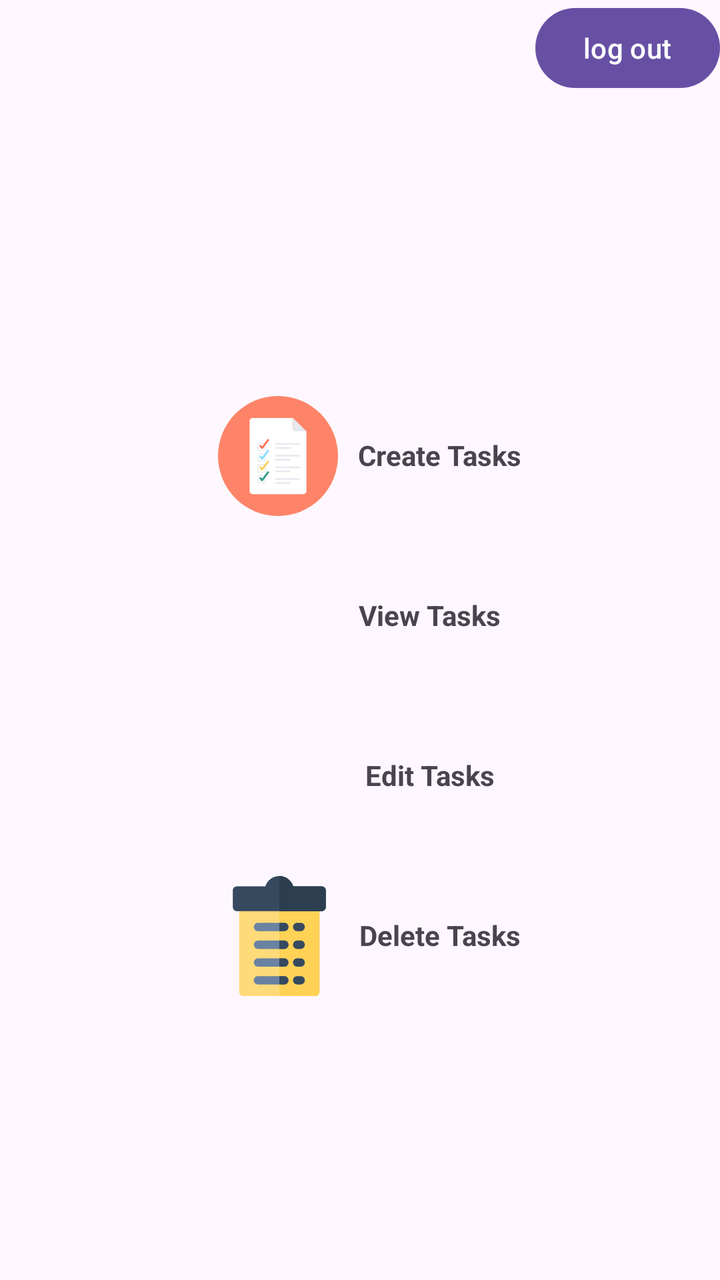
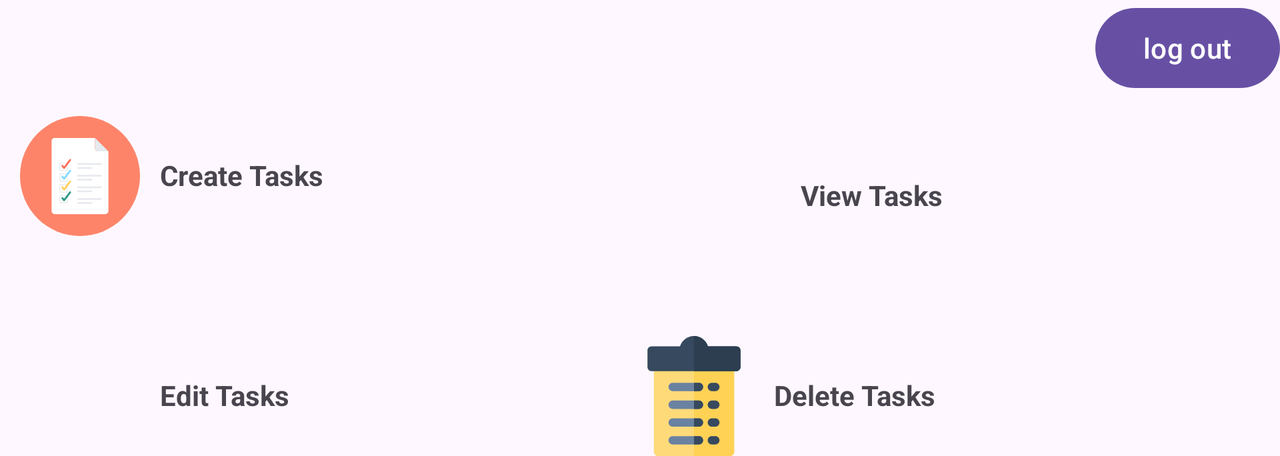

Two renders of one Android screen. The first uses the default layout on a phone; the second uses the alternative layout the repository ships for a different screen configuration, on a matching device. The two XML files are below.
<!-- AndroidManifest.xml: application theme Theme.Task_Master -->
<!-- res/layout/activity_home.xml -->
<?xml version="1.0" encoding="utf-8"?>
<LinearLayout xmlns:android="http://schemas.android.com/apk/res/android"
    xmlns:app="http://schemas.android.com/apk/res-auto"
    xmlns:tools="http://schemas.android.com/tools"
    android:id="@+id/main"
    android:layout_width="match_parent"
    android:layout_height="match_parent"
    android:orientation="vertical"
    tools:context=".Home"
    >

    <Button
        android:id="@+id/btnLogout"
        android:layout_width="wrap_content"
        android:layout_height="wrap_content"
        android:layout_gravity="end"
        android:text="@string/log_out" />

    <LinearLayout
        android:layout_width="wrap_content"
        android:layout_height="wrap_content"
        android:layout_gravity="center"
        android:layout_marginTop="150dp"
        >
        <ImageView
            android:id="@+id/ivCreateTask"
            android:layout_width="60dp"
            android:layout_height="60dp"
            android:layout_marginLeft="10dp"
            app:srcCompat="@drawable/ic_create_tasks" />

        <TextView
            android:id="@+id/tvCreateTask"
            android:layout_width="wrap_content"
            android:layout_height="wrap_content"
            android:layout_marginLeft="10dp"
            android:layout_marginTop="20dp"
            android:textStyle="bold"
            android:text="@string/create_tasks" />

    </LinearLayout>

    <LinearLayout
        android:layout_width="wrap_content"
        android:layout_height="wrap_content"
        android:layout_gravity="center"
        android:layout_marginTop="20dp">

        <ImageView
            android:id="@+id/ivViewTask"
            android:layout_width="60dp"
            android:layout_height="60dp"
            app:srcCompat="@drawable/ic_view_tasks" />

        <TextView
            android:id="@+id/tvViewTask"
            android:layout_width="wrap_content"
            android:layout_height="wrap_content"
            android:layout_marginLeft="10dp"
            android:layout_marginTop="20dp"
            android:textStyle="bold"
            android:text="@string/view_tasks" />

    </LinearLayout>


    <LinearLayout
        android:layout_width="wrap_content"
        android:layout_height="wrap_content"
        android:layout_gravity="center"
        android:layout_marginTop="20dp">

        <ImageView
            android:id="@+id/ivEditTask"
            android:layout_width="60dp"
            android:layout_height="60dp"
            android:src="@drawable/ic_edit_tasks"
            />

        <TextView
            android:id="@+id/tvEditTask"
            android:layout_width="wrap_content"
            android:layout_height="wrap_content"
            android:layout_marginLeft="10dp"
            android:layout_marginTop="20dp"
            android:textStyle="bold"
            android:text="@string/edit_tasks" />

    </LinearLayout>

    <LinearLayout
        android:layout_width="wrap_content"
        android:layout_height="wrap_content"
        android:layout_gravity="center"
        android:layout_marginTop="20dp">

        <ImageView
            android:id="@+id/ivDeleteTask"
            android:layout_width="60dp"
            android:layout_height="60dp"
            android:layout_marginLeft="10dp"
            app:srcCompat="@drawable/ic_delete_tasks" />

        <TextView
            android:id="@+id/tvDeleteTask"
            android:layout_width="wrap_content"
            android:layout_height="wrap_content"
            android:layout_marginLeft="10dp"
            android:layout_marginTop="20dp"
            android:textStyle="bold"
            android:text="Delete Tasks" />

    </LinearLayout>



</LinearLayout>
<!-- resources referenced by this layout -->
<resources>
  <!-- drawable ic_create_tasks: vector/xml drawable (drawable, 3453 chars, omitted) -->
  <!-- drawable ic_delete_tasks: vector/xml drawable (drawable, 3536 chars, omitted) -->
  <string name="create_tasks">Create Tasks</string>
  <string name="edit_tasks">Edit Tasks</string>
  <string name="log_out">log out</string>
  <string name="view_tasks">View Tasks</string>
  <style name="Theme.Task_Master" parent="Base.Theme.Task_Master" />
  <style name="Base.Theme.Task_Master" parent="Theme.Material3.DayNight.NoActionBar">
          
          
      </style>
</resources>
<!-- res/layout-land/activity_home.xml (the repository's variant of the layout above) -->
<!-- drawn on the phone turned sideways -->
<?xml version="1.0" encoding="utf-8"?>
<LinearLayout xmlns:android="http://schemas.android.com/apk/res/android"
    xmlns:app="http://schemas.android.com/apk/res-auto"
    xmlns:tools="http://schemas.android.com/tools"
    android:id="@+id/main"
    android:layout_width="match_parent"
    android:layout_height="wrap_content"
    android:orientation="vertical"
    tools:context=".Home">

    <Button
        android:id="@+id/btnLogout"
        android:layout_width="wrap_content"
        android:layout_height="wrap_content"
        android:layout_gravity="end"
        android:text="@string/log_out" />


    <LinearLayout
        android:layout_width="match_parent"
        android:layout_height="wrap_content"
        android:layout_gravity="center"
        android:orientation="horizontal"
        >

        <LinearLayout
            android:layout_width="wrap_content"
            android:layout_marginTop="10dp"
            android:layout_height="wrap_content"
            android:layout_weight="1"
            >

            <ImageView
                android:id="@+id/ivCreateTask"
                android:layout_width="60dp"
                android:layout_height="60dp"
                android:layout_marginLeft="10dp"
                app:srcCompat="@drawable/ic_create_tasks" />

            <TextView
                android:id="@+id/tvCreateTask"
                android:layout_width="wrap_content"
                android:layout_height="wrap_content"
                android:layout_marginLeft="10dp"
                android:layout_marginTop="20dp"
                android:textStyle="bold"
                android:text="Create Tasks" />

        </LinearLayout>


        <LinearLayout
            android:layout_width="wrap_content"
            android:layout_height="wrap_content"
            android:layout_marginTop="20dp"
            android:layout_weight="1"
            >

            <ImageView
                android:id="@+id/ivViewTask"
                android:layout_width="60dp"
                android:layout_height="60dp"
                app:srcCompat="@drawable/ic_view_tasks" />

            <TextView
                android:id="@+id/tvViewTask"
                android:layout_width="wrap_content"
                android:layout_height="wrap_content"
                android:layout_marginLeft="10dp"
                android:layout_marginTop="20dp"
                android:textStyle="bold"
                android:text="View Tasks" />

        </LinearLayout>

    </LinearLayout>


    <LinearLayout
        android:layout_width="match_parent"
        android:layout_height="wrap_content"
        android:layout_gravity="center"

        >

        <LinearLayout
            android:layout_width="wrap_content"
            android:layout_height="wrap_content"
            android:layout_weight="1"
            android:layout_marginLeft="10dp"
            android:layout_marginTop="40dp">

            <ImageView
                android:id="@+id/ivEditTask"
                android:layout_width="60dp"
                android:layout_height="60dp"
                android:src="@drawable/ic_edit_tasks"
                />

            <TextView
                android:id="@+id/tvEditTask"
                android:layout_width="wrap_content"
                android:layout_height="wrap_content"
                android:layout_marginLeft="10dp"
                android:layout_marginTop="20dp"
                android:textStyle="bold"
                android:text="@string/edit_tasks" />

        </LinearLayout>

        <LinearLayout
            android:layout_width="wrap_content"
            android:layout_height="wrap_content"
            android:layout_weight="1"
            android:layout_marginTop="40dp">

            <ImageView
                android:id="@+id/ivDeleteTask"
                android:layout_width="60dp"
                android:layout_height="60dp"
                app:srcCompat="@drawable/ic_delete_tasks" />

            <TextView
                android:id="@+id/tvDeleteTask"
                android:layout_width="wrap_content"
                android:layout_height="wrap_content"
                android:layout_marginLeft="10dp"
                android:layout_marginTop="20dp"
                android:textStyle="bold"
                android:text="Delete Tasks" />

        </LinearLayout>


    </LinearLayout>








</LinearLayout>
<!-- resources referenced by the variant -->
<!-- as the phone turned sideways resolves them -->
<resources>
  <!-- drawable ic_create_tasks: vector/xml drawable (drawable, 3453 chars, omitted) -->
  <!-- drawable ic_delete_tasks: vector/xml drawable (drawable, 3536 chars, omitted) -->
  <string name="edit_tasks">Edit Tasks</string>
  <string name="log_out">log out</string>
  <style name="Theme.Task_Master" parent="Base.Theme.Task_Master" />
  <style name="Base.Theme.Task_Master" parent="Theme.Material3.DayNight.NoActionBar">
          
          
      </style>
</resources>
